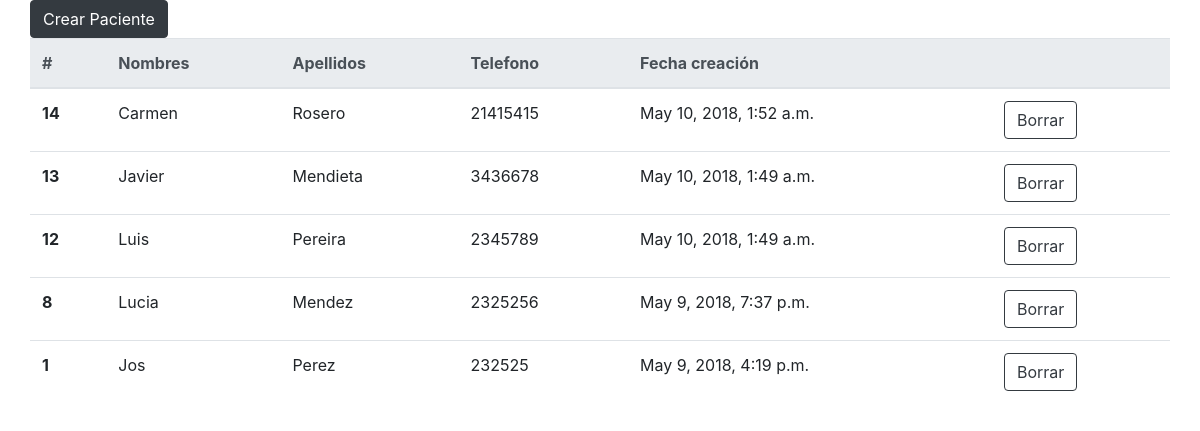
The page / on the database its author committed.
### formulario/models.py (models this page shows, shortened)
class Paciente(models.Model):
	nombres = models.CharField(max_length=200)
	apellidos = models.CharField(max_length=200)
	telefono = models.CharField(max_length=100)
	date_added = models.DateTimeField(default = timezone.now)

### formulario/views.py (the view)
# urls.py: path('', views.index, name='index'),
def index(request):
	pacientes = models.Paciente.objects.order_by('-date_added')
	context = {'pacientes' : pacientes}
	return render(request, 'index.html', context)

### formulario/templates/index.html (shortened to what this page needs)
{% load static %}
<!DOCTYPE html>
<html>
<head>
	<link rel="stylesheet" type="text/css" href="{% static 'css/bootstrap.min.css' %}">
</head>
<body>
	<div class="container">
		<div class="row">
			<a class="btn btn-dark" href="{% url 'crear_paciente' %}" role="button">Crear Paciente</a>
		</div>
		<div class="row align-items-center">
			<table class="table">
			  <thead class="thead-light">
			    <tr>
			      <th scope="col">#</th>
			      <th scope="col">Nombres</th>
			      <th scope="col">Apellidos</th>
			      <th scope="col">Telefono</th>
			      <th scope="col">Fecha creación</th>
			      <th scope="col"></th>
			    </tr>
			  </thead>
			  <tbody>
			  	{% for p in pacientes %}
			    <tr>
			      <th scope="row">{{ p.id }}</th>
			      <td>{{ p.nombres }}</td>
			      <td>{{ p.apellidos }}</td>
			      <td>{{ p.telefono }}</td>
			      <td>{{ p.date_added }}</td>
			      <td>
			      	<a class="btn btn-outline-dark" href="{% url 'borrar_paciente' p.id %}" role="button">Borrar</a></td>
			    </tr>
			    {% endfor %}
			  </tbody>
			</table>
		</div>
	</div>
</body>
</html>

### rows shown on the page
Paciente: id "14", nombres "Carmen", apellidos "Rosero", telefono "21415415", date_added "May 10, 2018, 1:52 a.m."
Paciente: id "13", nombres "Javier", apellidos "Mendieta", telefono "3436678", date_added "May 10, 2018, 1:49 a.m."
Paciente: id "12", nombres "Luis", apellidos "Pereira", telefono "2345789", date_added "May 10, 2018, 1:49 a.m."
Paciente: id "8", nombres "Lucia", apellidos "Mendez", telefono "2325256", date_added "May 9, 2018, 7:37 p.m."
Paciente: id "1", nombres "Jos", apellidos "Perez", telefono "232525", date_added "May 9, 2018, 4:19 p.m."
